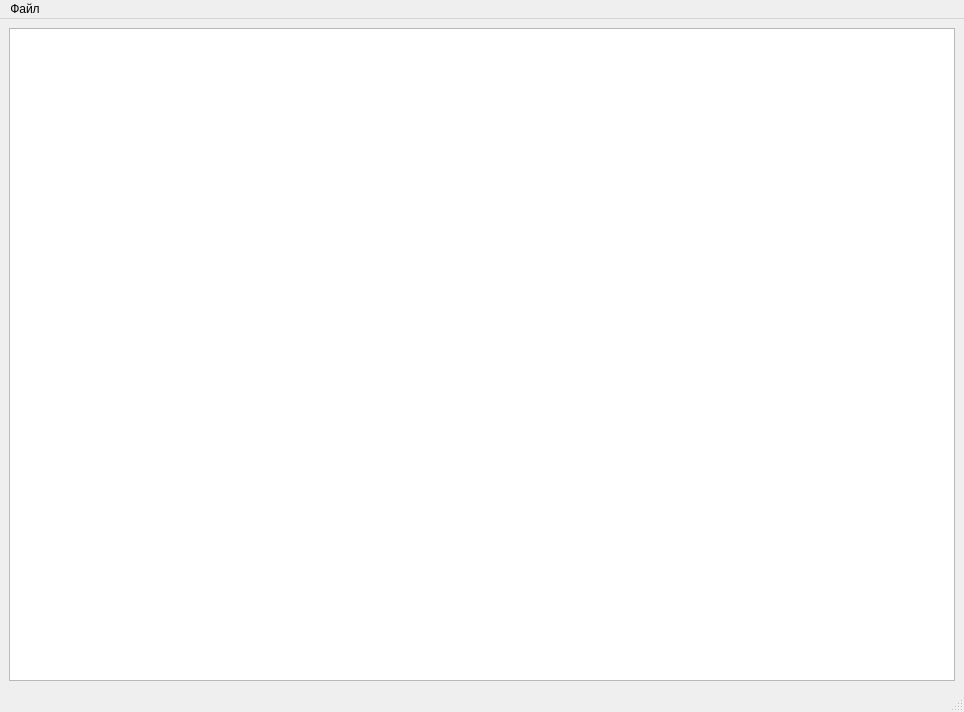
<?xml version="1.0" encoding="UTF-8"?>
<ui version="4.0">
 <class>MainWindow</class>
 <widget class="QMainWindow" name="MainWindow">
  <property name="geometry">
   <rect>
    <x>0</x>
    <y>0</y>
    <width>964</width>
    <height>712</height>
   </rect>
  </property>
  <property name="windowTitle">
   <string>Редактор</string>
  </property>
  <widget class="QWidget" name="centralwidget">
   <layout class="QGridLayout" name="gridLayout">
    <item row="0" column="0">
     <widget class="QPlainTextEdit" name="text_edit"/>
    </item>
   </layout>
  </widget>
  <widget class="QMenuBar" name="menubar">
   <property name="geometry">
    <rect>
     <x>0</x>
     <y>0</y>
     <width>964</width>
     <height>26</height>
    </rect>
   </property>
   <widget class="QMenu" name="menu_file">
    <property name="title">
     <string>Файл</string>
    </property>
    <addaction name="act_new"/>
    <addaction name="act_open"/>
    <addaction name="act_save"/>
    <addaction name="act_save_as_"/>
   </widget>
   <addaction name="menu_file"/>
  </widget>
  <widget class="QStatusBar" name="statusbar"/>
  <action name="act_new">
   <property name="text">
    <string>Новый</string>
   </property>
  </action>
  <action name="act_save">
   <property name="text">
    <string>Сохранить</string>
   </property>
  </action>
  <action name="act_save_as">
   <property name="text">
    <string>Сохранить как</string>
   </property>
  </action>
  <action name="act_cancel">
   <property name="text">
    <string>Отменить</string>
   </property>
   <property name="shortcut">
    <string>Ctrl+Z</string>
   </property>
  </action>
  <action name="act_repeat">
   <property name="text">
    <string>Повторить</string>
   </property>
   <property name="shortcut">
    <string>Ctrl+Shift+Z</string>
   </property>
  </action>
  <action name="act_open">
   <property name="text">
    <string>Открыть</string>
   </property>
  </action>
  <action name="act_save_as_">
   <property name="text">
    <string>Сохранить как</string>
   </property>
  </action>
 </widget>
 <resources/>
 <connections/>
</ui>
